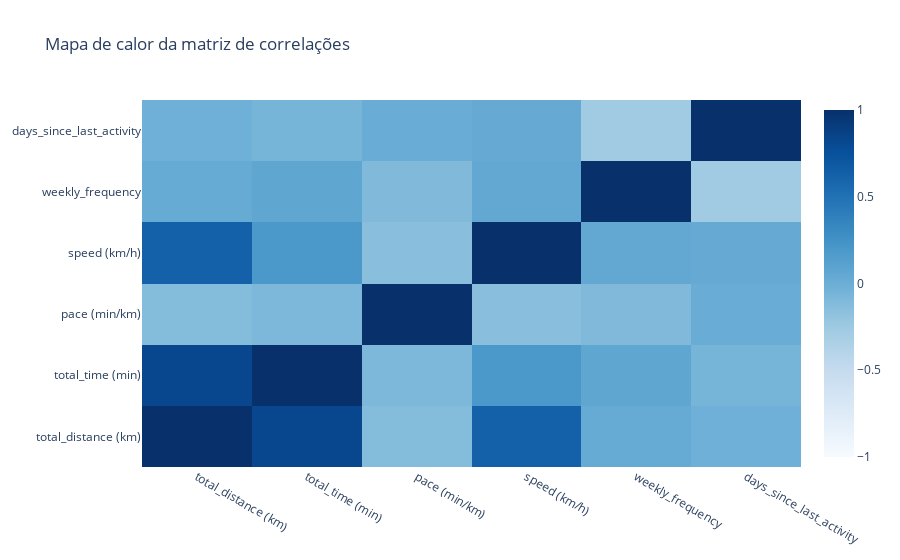

Write notebook code for a chart like this one.
### Code cell
# Create heatmap
heatmap = go.Heatmap(
    z=corr,
    x=df_athletes_activities_features.columns,
    y=df_athletes_activities_features.columns,
    colorscale='Blues',
    zmin=-1,
    zmax=1
)

# Create figure and add trace
fig = go.Figure(heatmap)

# Update layout
fig.update_layout(title='Mapa de calor da matriz de correlações')

# Display the figure
fig.show()

### Figure 1 — Plotly figure (JSON) as saved in the notebook; plotly's stock layout.template omitted (floating-point values rounded to 4 significant figures)
{"data": [{"colorscale": [[0, "rgb(247,251,255)"], [0.125, "rgb(222,235,247)"], [0.25, "rgb(198,219,239)"], [0.375, "rgb(158,202,225)"], [0.5, "rgb(107,174,214)"], [0.625, "rgb(66,146,198)"], [0.75, "rgb(33,113,181)"], [0.875, "rgb(8,81,156)"], [1, "rgb(8,48,107)"]], "type": "heatmap", "x": ["total_distance (km)", "total_time (min)", "pace (min/km)", "speed (km/h)", "weekly_frequency", "days_since_last_activity"], "y": ["total_distance (km)", "total_time (min)", "pace (min/km)", "speed (km/h)", "weekly_frequency", "days_since_last_activity"], "z": [[1, 0.8251, -0.1227, 0.6213, 0.02952, -0.0154], [0.8251, 1, -0.08991, 0.1922, 0.07493, -0.05444], [-0.1227, -0.08991, 1, -0.1458, -0.1008, 0.01366], [0.6213, 0.1922, -0.1458, 1, 0.05274, 0.03209], [0.02952, 0.07493, -0.1008, 0.05274, 1, -0.2632], [-0.0154, -0.05444, 0.01366, 0.03209, -0.2632, 1]], "zmax": 1, "zmin": -1}], "layout": {"title": {"text": "Mapa de calor da matriz de correlações"}}}
